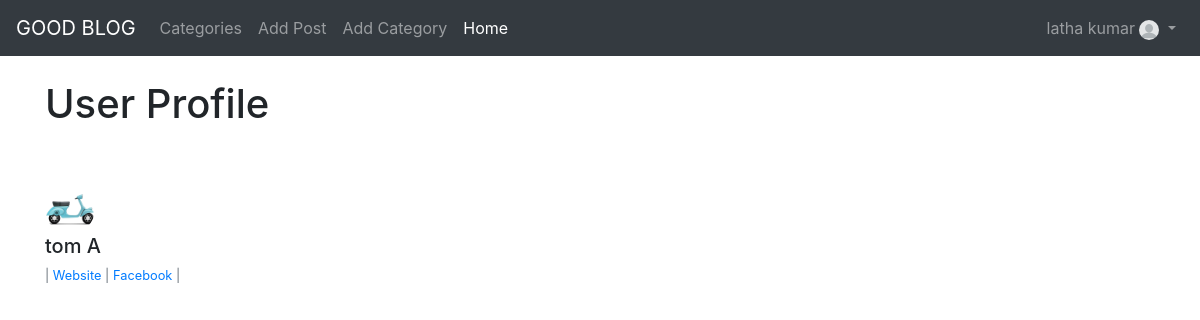
Screenshot of /members/1/profile/ (signed in) with the database file from the repository.
### tryblog/models.py (models this page shows, shortened)
class Profile(models.Model):
    user = models.OneToOneField(User, null=True ,on_delete=models.CASCADE)
    bio = models.TextField()
    profile_pic = models.ImageField(null=True,blank=True, upload_to="images/profile/")
    website_url = models.CharField(max_length=255,null=True,blank=True)
    facebook_url = models.CharField(max_length=255,null=True,blank=True)
    instagram_url = models.CharField(max_length=255,null=True,blank=True)
    twitter_url = models.CharField(max_length=255,null=True,blank=True)
    def __str__(self):
        return str(self.user)

### members/views.py (the view)
# urls.py: path('<int:pk>/profile/', ShowProfilePageView.as_view(), name='show_profile_page'),
class ShowProfilePageView(DetailView):
    model = Profile
    template_name = 'registration/user_profile.html'
    def get_context_data(self, *args, **kwargs):
        users = Profile.objects.all()
        context = super(ShowProfilePageView,self).get_context_data(*args, **kwargs)
        page_user = get_object_or_404(Profile, id=self.kwargs['pk'])
        context['page_user'] = page_user
        return context

### members/templates/registration/user_profile.html
{% extends 'base.html' %}
{% load static %}
{% block content %}
<h1>User Profile</h1>
<br><br>
{% if page_user.profile_pic %}
<img src="{{ page_user.profile_pic.url }}" class="rounded-circle" height="50px" alt="">
{% else %}
<img src="{% static 'tryblog/images/profile-picture.png' %}" class="rounded-circle" height="50px" alt="">
{% endif  %}
<h5>
    {{ page_user.user.first_name }}
    {{ page_user.user.last_name }}
</h5>
    <p class="small text-muted">
    {% if page_user.website_url %}
 | <a href="{{ page_user.website_url }}">Website</a> |
{% endif %}
{% if page_user.facebook_url %}
<a href="{{ page_user.facebook_url }}">Facebook</a> |
{% endif %}
</p>
{% endblock %}

### tryblog/templates/base.html (shortened to what this page needs)
{% load static %}
<!DOCTYPE html>
<html lang="en">
<head>
    <link rel="stylesheet"  href="{% static 'css/bootstrap.min.css' %}" >
</head>
<body>
    <nav class="navbar navbar-expand-lg navbar-dark bg-dark">
        <a class="navbar-brand" href="#">GOOD BLOG</a>
        <div class="collapse navbar-collapse" id="navbarSupportedContent">
          <ul class="navbar-nav mr-auto">
            {% if cat_menu %}
            <li class="nav-item dropdown">
             <a class="nav-link dropdown-toggle" href="#" id="navbarDropdown" role="button" data-toggle="dropdown" aria-haspopup="true" aria-expanded="false">
               Categories
             </a>
             <div class="dropdown-menu" aria-labelledby="navbarDropdown">
              {% for item in cat_menu %}
              <a class="dropdown-item" href="{% url 'category' item|slugify %}">{{ item }}</a>
              {% endfor %}
              <!-- <a class="dropdown-item" href="#">Action</a>
               <a class="dropdown-item" href="#">Another action</a> -->
               <!-- <div class="dropdown-divider"></div>
               <a class="dropdown-item" href="#">Something else here</a>
             </div> -->
            </li>
            {% else %}
            <li class="nav-item">
              <a class="nav-link" href="{% url 'category-list' %}">Categories</a>
            </li>
           {% endif %}
           {% if user.is_authenticated %}
            <li class="nav-item">
              <a class="nav-link" href="{% url 'add_post' %}">Add Post</a>
            </li>
            <li class="nav-item">
              <a class="nav-link" href="{% url 'add_category' %}">Add Category</a>
            </li>
            {% endif %}
            <li class="nav-item active">
              <a class="nav-link" href="{% url 'home' %}">Home <span class="sr-only">(current)</span></a>
            </li>
          </ul>
          {% if user.is_authenticated %}
          <ul class="navbar-nav ml-auto">
            <li class="nav-item dropdown">
              <a class="nav-link dropdown-toggle" href="#" id="navbarDropdown" role="button" data-toggle="dropdown" aria-haspopup="true" aria-expanded="false">
                {{ user.first_name }}
                {{ user.last_name }}
                <img src="{% static 'tryblog/images/profile-picture.png' %}" class="rounded-circle" height="20px" alt="">
                </a>
            </li>
          </ul>
        {% endif %}
        </div>
      </nav>
<br>
    <div class="container">
        {% block content %}
    {% endblock %}
</div>
</body>
</html>

### rows the page displays
Profile: profile_pic (picture), user.first_name "tom", user.last_name "A"

### other values shown
{{ user.first_name }} "latha"
{{ user.last_name }} "kumar"
